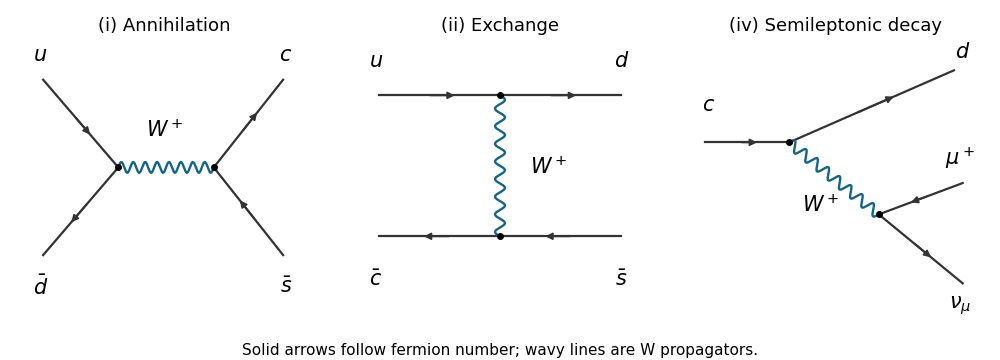

Generate this figure with Python:
"""Original allowed charged-current tree diagrams; PNG output is to CWD.

Root dependency pins: Python 3.14, matplotlib 3.10.7, numpy 2.3.5.
"""
from pathlib import Path
import matplotlib
matplotlib.use("Agg")
import matplotlib.pyplot as plt
import numpy as np

def segment(ax,a,b):
    a,b=np.array(a),np.array(b)
    ax.plot([a[0],b[0]],[a[1],b[1]],color="#333333",lw=1.6)
    ax.annotate("",xy=a+.65*(b-a),xytext=a+.4*(b-a),
                arrowprops={"arrowstyle":"-|>","lw":1.3,"color":"#333333"})
def wave(ax,a,b):
    a,b=np.array(a),np.array(b);d=b-a
    normal=np.array([-d[1],d[0]])/np.linalg.norm(d)
    t=np.linspace(0,1,500)
    pts=a[:,None]+d[:,None]*t+normal[:,None]*.017*np.sin(16*np.pi*t)
    ax.plot(*pts,color="#14658c",lw=1.7)
def label(ax,x,y,text):ax.text(x,y,text,fontsize=15,ha="center",va="center")
def vertices(ax,*pts):
    for pt in pts:ax.plot(*pt,"o",color="black",ms=4)
fig,axs=plt.subplots(1,3,figsize=(10,3.6),dpi=100,facecolor="white")
for ax,title in zip(axs,["(i) Annihilation","(ii) Exchange","(iv) Semileptonic decay"]):
    ax.set(xlim=(0,1),ylim=(0,1));ax.axis("off")
    ax.text(.5,.98,title,ha="center",va="top",fontsize=13)
ax=axs[0];a,b=(.34,.5),(.67,.5)
segment(ax,(.08,.78),a);segment(ax,a,(.08,.22))
segment(ax,b,(.91,.78));segment(ax,(.91,.22),b)
wave(ax,a,b);vertices(ax,a,b)
label(ax,.07,.86,"$u$");label(ax,.07,.12,r"$\bar d$")
label(ax,.92,.86,"$c$");label(ax,.92,.12,r"$\bar s$")
label(ax,.5,.62,"$W^+$")
ax=axs[1];a,b=(.5,.73),(.5,.28)
segment(ax,(.08,.73),a);segment(ax,a,(.92,.73))
segment(ax,b,(.08,.28));segment(ax,(.92,.28),b)
wave(ax,a,b);vertices(ax,a,b)
label(ax,.07,.84,"$u$");label(ax,.92,.84,"$d$")
label(ax,.07,.14,r"$\bar c$");label(ax,.92,.14,r"$\bar s$")
label(ax,.67,.5,"$W^+$")
ax=axs[2];a,b=(.34,.58),(.65,.35)
segment(ax,(.05,.58),a);segment(ax,a,(.91,.81))
wave(ax,a,b)
segment(ax,(.94,.45),b);segment(ax,b,(.94,.13))
vertices(ax,a,b)
label(ax,.06,.7,"$c$");label(ax,.94,.87,"$d$")
label(ax,.93,.53,r"$\mu^+$");label(ax,.93,.06,r"$\nu_\mu$")
label(ax,.45,.38,"$W^+$")
fig.text(.5,.015,"Solid arrows follow fermion number; wavy lines are W propagators.",
         ha="center",fontsize=11)
fig.subplots_adjust(left=.02,right=.98,bottom=.1,top=.97,wspace=.16)
fig.savefig(Path.cwd()/(Path(__file__).stem+".png"),dpi=100,facecolor="white",
            transparent=False)
plt.close(fig)
